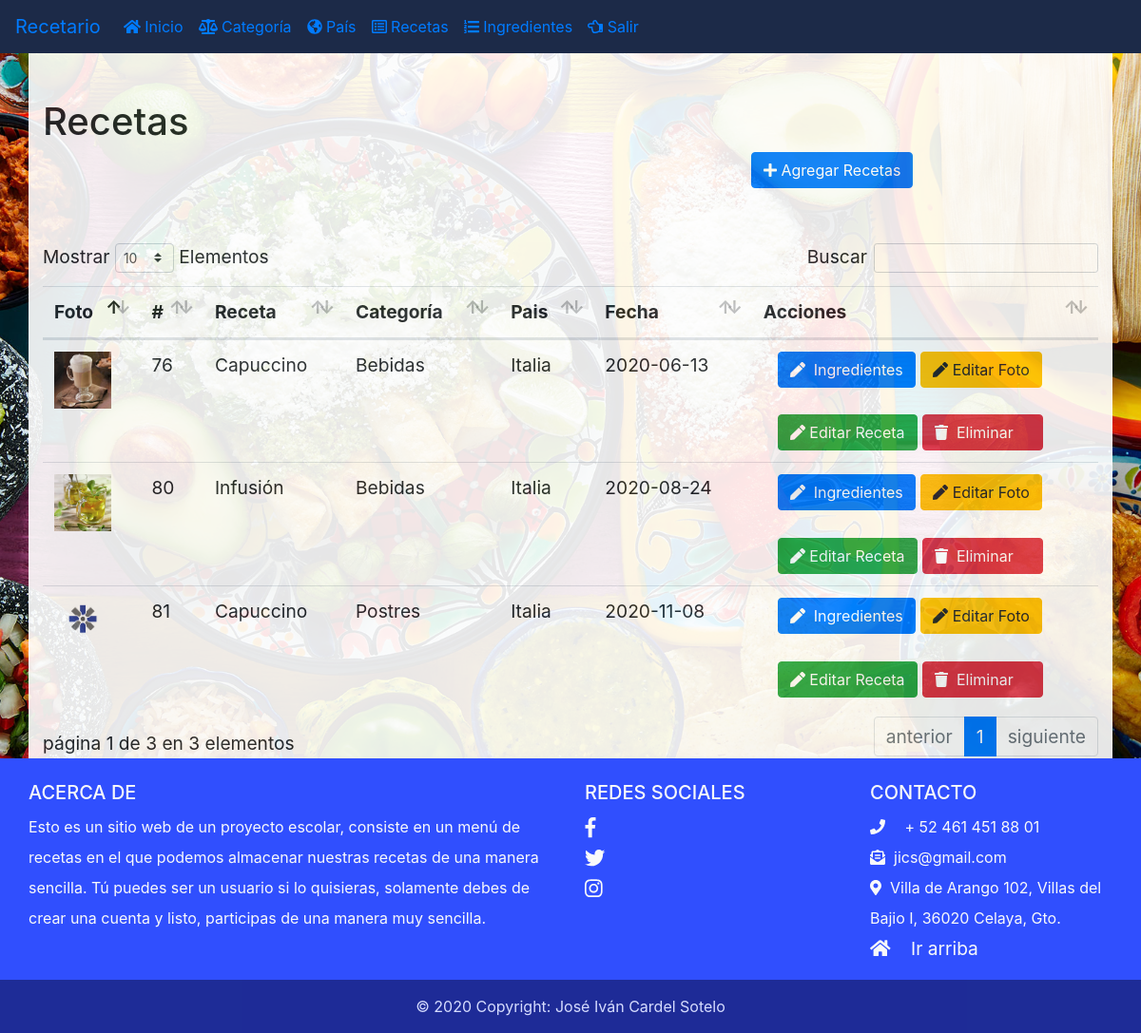
Page /adm/recetas.php (signed in) on the committed database.
### tables this page shows
CREATE TABLE `receta` (
  `idReceta` int(11) NOT NULL,
  `nombreReceta` varchar(100) DEFAULT NULL,
  `instrucciones` varchar(1500) DEFAULT NULL,
  `fecha` date DEFAULT NULL,
  `idUsr` int(11) DEFAULT NULL,
  `idCategoria` int(11) DEFAULT NULL,
  `foto` varchar(80) DEFAULT NULL,
  `idPais` int(11) DEFAULT NULL
);

CREATE TABLE `categoria` (
  `idCategoria` int(11) NOT NULL,
  `nombreCategoria` varchar(40) DEFAULT NULL
);

CREATE TABLE `pais` (
  `idPais` int(11) NOT NULL,
  `nombrePais` varchar(100) DEFAULT NULL
);

### adm/recetas.php (the view, shortened to what this page needs)
<!DOCTYPE html>
<html>
<head>
    <link rel="stylesheet" href="../css/bootstrap.css">
    <link rel="stylesheet" href="../css/estilo.css">
    <link rel="stylesheet" href="../css/datatables.min.css">
</head>
<body>
    <?php include_once("../layout/navbaradm.php"); ?>
    <body>
    <div class="bg8">
    <?php include_once("../layout/navbaradm.php"); ?>
    <div class="container te pt-5">
    <h1>Recetas</h1>
        <div class="row">
        <div class="offset-8 col-2-s-1">
                <div class="btn btn-primary btn-block" id="agregaReceta">
                    <i class="fas fa-plus"></i> Agregar Recetas</div>
            </div>
        </div><br><br>
        <table class="table mt-1" id="tablaReceta">
            <thead>
                <tr>
                    <th>Foto</th>
                    <th>#</th>
                    <th>Receta</th>
                    <th>Categoría</th>
                    <th>Pais</th>
                    <th>Fecha</th>
                    <th>Acciones</th>
                </tr>
            </thead>
            <tbody>
                <?php
        require_once("../conec.php");
        $resultado=mysqli_query($cn,"SELECT idReceta, foto, nombreCategoria, nombrePais, nombreReceta, fecha
        FROM receta R LEFT JOIN pais P ON (R.idPais = P.idPais) LEFT JOIN categoria C ON (R.idCategoria=C.idCategoria)");
        while($fila=mysqli_fetch_array($resultado)){
            echo"<tr>";
            echo"<td><img src='../image/receta/".$fila['foto']."' width='60px'></td>";
            echo"<td>".$fila['idReceta']."</td>";
            echo"<td>".$fila['nombreReceta']."</td>";
            echo"<td>".$fila['nombreCategoria']."</td>";
            echo"<td>".$fila['nombrePais']."</td>";
            echo"<td>".$fila['fecha']."</td>";
            echo"<td>
            <div class='container'>
                <a href='detalleIngrediente.php?idReceta=".$fila['idReceta']."'>
                    <div class='btn btn-primary editarI'>
                        <i class='fas fa-pen'></i>&nbsp Ingredientes
                    </div>
                </a>
                <div class='btn btn-warning editarF' data-id='".$fila['idReceta']."'>
                    <i class='fas fa-pen'></i> Editar Foto
                </div>
            </div>
            <br>
            <div class='container'>
                <div class='btn btn-success editar' data-id='".$fila['idReceta']."'>
                    <i class='fas fa-pen'></i> Editar Receta
                </div>
                <div class='btn btn-danger borrar' data-id='".$fila['idReceta']."'>
                    <i class='fas fa-trash'></i>&nbsp Eliminar &nbsp &nbsp
                </div>
            </div>
                </td>";
            echo"</tr>";
    }
    ?>
            </tbody>
        </table>
    </div>
</div>
    <?php include_once("../layout/footer2.php"); ?>
</body>
</html>

### css/estilo.css (style rules this page uses)
.bg8 { background-image: url("../image/as.jpg"); height: 100%; background-position: center; background-repeat: no-repeat; background-size: cover; }
.te { font-size: 1.2rem; background-color: #ffffff; opacity: .9; }

### rows in the picture
receta: foto (picture), idReceta "76", nombreReceta "Capuccino", idCategoria.nombreCategoria "Bebidas", idPais.nombrePais "Italia", fecha "2020-06-13"
receta: foto (picture), idReceta "80", nombreReceta "Infusión", idCategoria.nombreCategoria "Bebidas", idPais.nombrePais "Italia", fecha "2020-08-24"
receta: foto (picture), idReceta "81", nombreReceta "Capuccino", idCategoria.nombreCategoria "Postres", idPais.nombrePais "Italia", fecha "2020-11-08"
